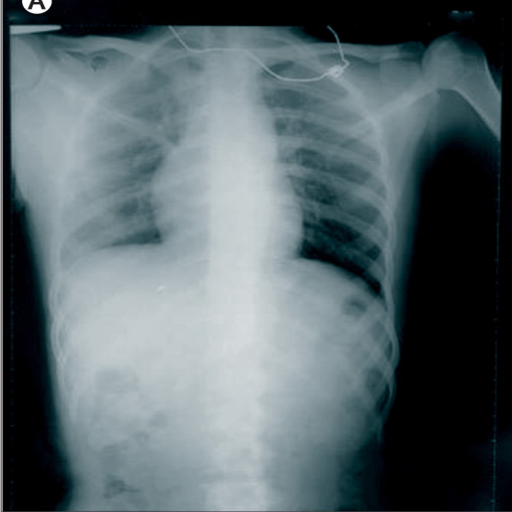
#> input picture COVID-19 Radiography Database/COVID-19/COVID-19 (100).png, 1024 x 1024 px, given in place of COVID-19 (1).png, which was not available (shown at 1/2 size)
$ jupyter execute COVID_SPOTTED.ipynb   (shell and % lines are left out)   (text cells are left out)
#> lines starting #> are read from the running program, lines starting #| are printed output that depends on the picture
[cell 1]
import numpy as np
import pandas as pd
import matplotlib.pyplot as plt
import cv2
import sys

from sklearn.manifold import LocallyLinearEmbedding, MDS, Isomap, TSNE
from matplotlib import offsetbox

import warnings

if not sys.warnoptions:
    warnings.simplefilter("ignore")

[cell 2]
path_covid = "/Users/Luffy/Desktop/COVID-19_Radiography_Database/COVID-19/"
path_normal = "/Users/Luffy/Desktop/COVID-19_Radiography_Database/NORMAL/"
path_virp = "/Users/Luffy/Desktop/COVID-19_Radiography_Database/Viral Pneumonia/"

[cell 3]
## Information: LE CHARGEMENT DES 2905 IMAGES PEU METTRE UN PEU DE TEMPS

data = dict({})
n_cov = 219 # Nombre d'image covid à charger dans la database. MAX = 219
n_nor = 1341 # Nombre d'image normal à charger dans la database. MAX = 1341
n_vir = 1345 # Nombre d'image viral pneumonia à charger dans la database. MAX = 1345


##Lecture des images de "COVID 19"

for i in range(1,134):
    img = cv2.imread(path_covid + "COVID-19 (%i).png"%i,cv2.IMREAD_GRAYSCALE)
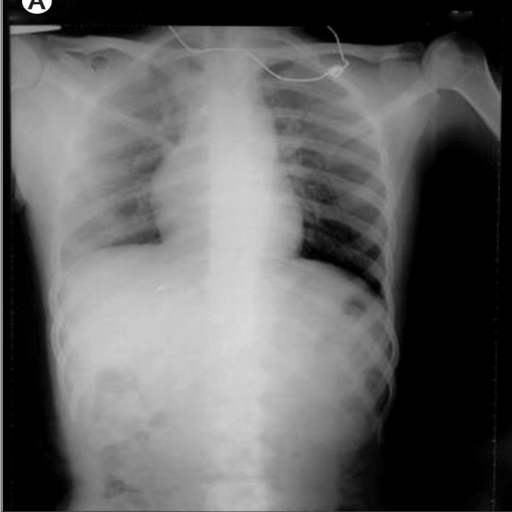
#> img: shape (1024, 1024) (shown at 1/2 size); min 0, max 255, mean 98.3
    mini_dic = {"COVID(%i)"%i : img}
    data.update(mini_dic)
#> pass 2 of the loop `for i in range(1,134):`:
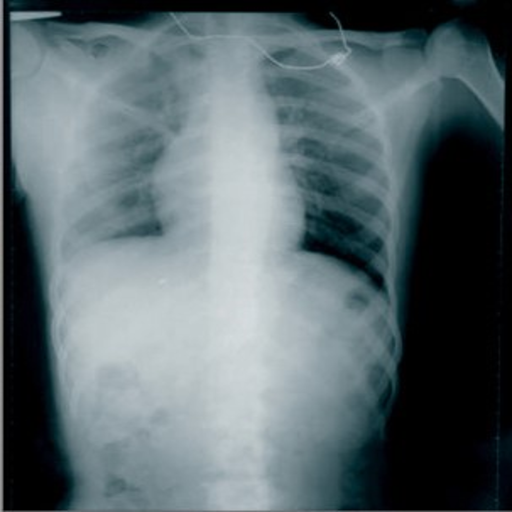
#> input picture COVID-19 Radiography Database/COVID-19/COVID-19 (102).png, 1024 x 1024 px, given in place of COVID-19 (2).png, which was not available (shown at 1/2 size)
#> `img = cv2.imread(path_covid + "COVID-19 (%i).png"%i,cv2.IMREAD_GRAYSCA..`:
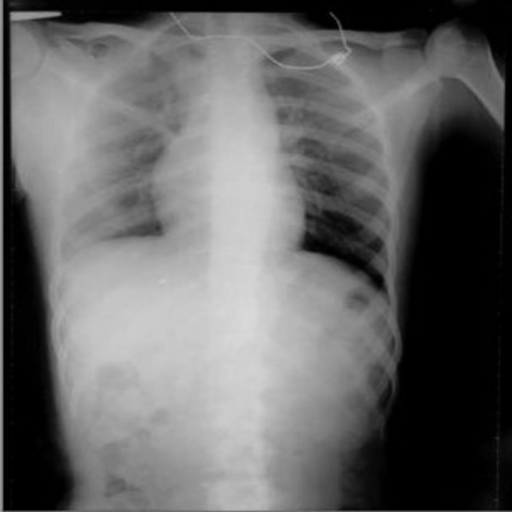
#> img: shape (1024, 1024) (shown at 1/2 size); min 0, max 217, mean 101.6
## A partir de 134, l'espace entre COVID-19 et (num) a été supprimé dans les noms des fichiers.
for i in range(134,n_cov+1):
    img = cv2.imread(path_covid + "COVID-19(%i).png"%i,cv2.IMREAD_GRAYSCALE)
    mini_dic = {"COVID(%i)"%i : img}
    data.update(mini_dic)
#> pass 2 of the loop `for i in range(134,n_cov+1):`:

## Lecture des images de "NORMAL"

for i in range(1,n_nor+1):
    img = cv2.imread(path_normal + "NORMAL (%i).png"%i,cv2.IMREAD_GRAYSCALE)
    mini_dic = {"NORMAL(%i)"%i : img}
    data.update(mini_dic)
#> pass 2 of the loop `for i in range(1,n_nor+1):`:

## Lecture de images de "VIRAL PNEUMONIA"

for i in range(1,n_vir+1):
    img = cv2.imread(path_virp + "Viral Pneumonia (%i).png"%i,cv2.IMREAD_GRAYSCALE)
    mini_dic = {"VIRP(%i)"%i : img}
    data.update(mini_dic)
